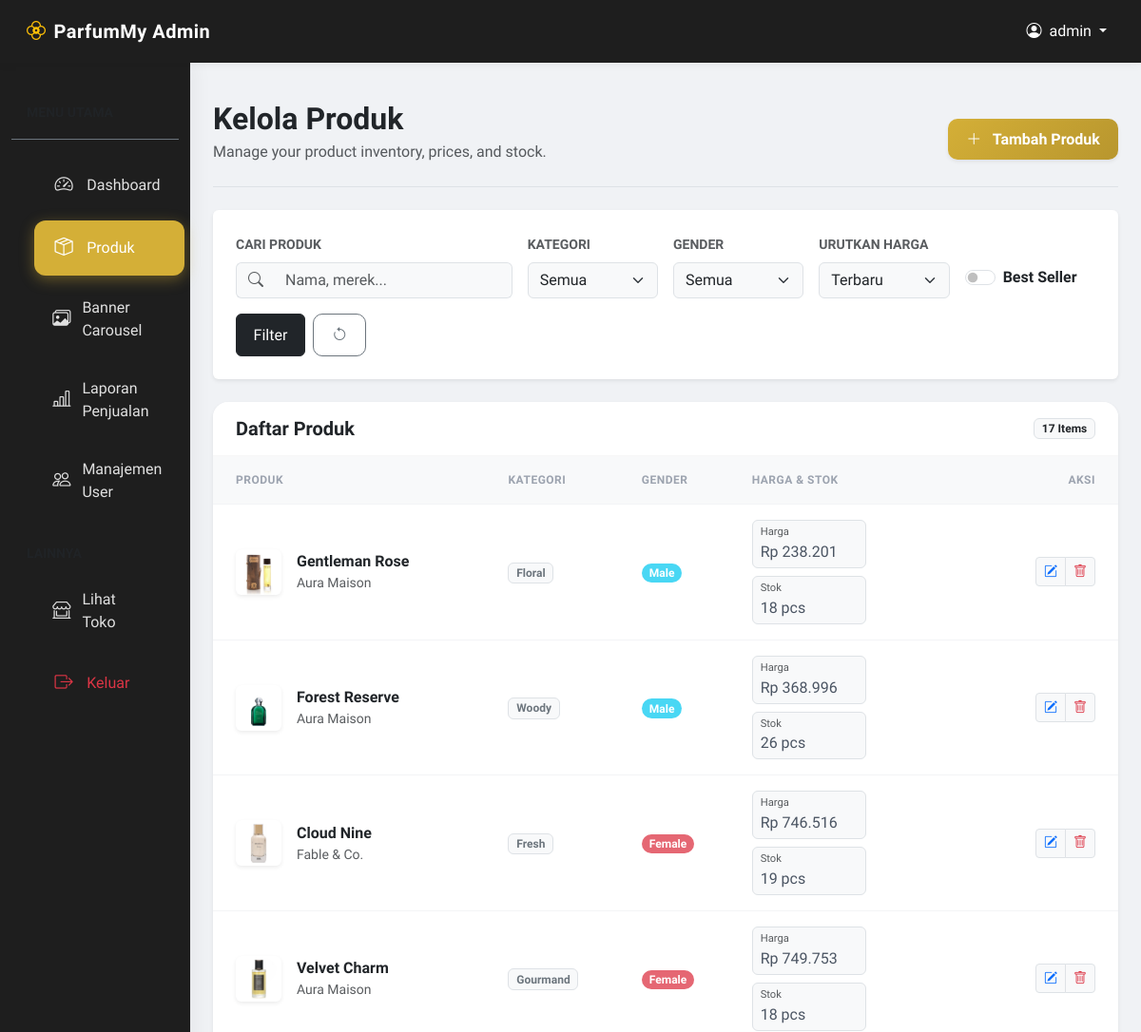
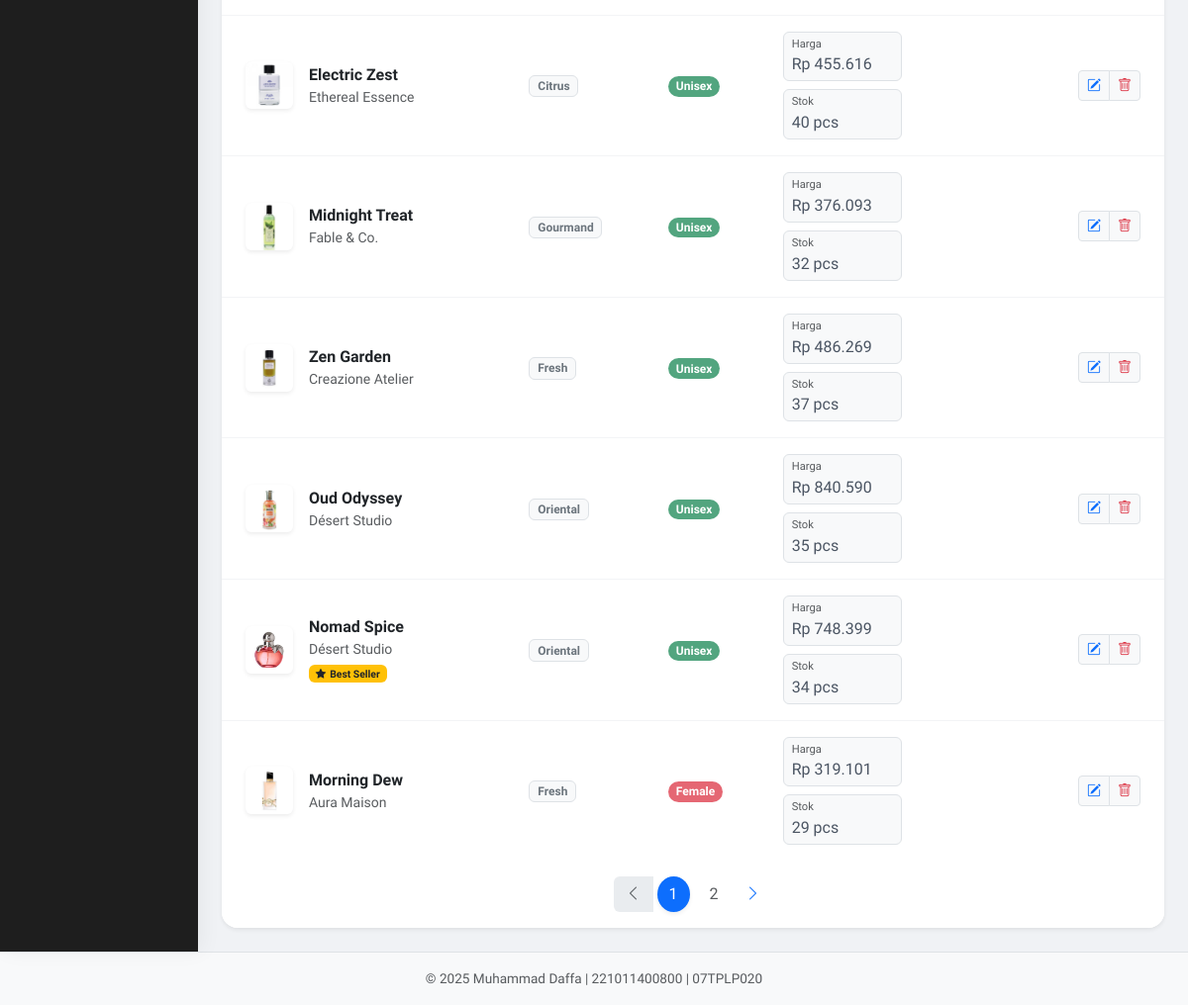
Page /admin/products.php (signed in) on the committed database (2 pictures, top to bottom).
### tables this page shows
CREATE TABLE `parfums` (
  `id` int(11) NOT NULL,
  `nama` varchar(255) NOT NULL,
  `merek` varchar(100) NOT NULL,
  `kategori` varchar(100) DEFAULT NULL,
  `gender` enum('Male','Female','Unisex') NOT NULL,
  `ukuran` int(11) NOT NULL,
  `harga` int(11) NOT NULL,
  `stok` int(11) NOT NULL,
  `deskripsi` text DEFAULT NULL,
  `image_path` varchar(255) DEFAULT NULL,
  `is_best_seller` tinyint(1) NOT NULL DEFAULT 0
);

### admin/products.php (the view, shortened to what the rows shown need)
<?php
require_once '../models/ParfumManager.php';
$parfumManager = new ParfumManager();
$pageTitle = "Kelola Produk";
$q        = trim($_GET['q'] ?? '');
$kategori = $_GET['kategori'] ?? '';
$gender   = $_GET['gender'] ?? '';
$best     = isset($_GET['best']) ? '1' : '';
$sort_by  = $_GET['sort_by'] ?? '';
$perPage  = $_GET['per_page'] ?? 10;
$page     = max(1, (int)($_GET['page'] ?? 1));
$totalFiltered = $parfumManager->countWithFilters($q, $kategori, $gender, '', $best);
$limit = ($perPage === 'all') ? $totalFiltered : (int)$perPage;
$parfums = $parfumManager->readPaginated($page, $limit, $q, $kategori, $gender, '', $best, $sort_by);
?>
<!DOCTYPE html>
<html lang="en">
<head>
    <link href="https://cdn.jsdelivr.net/npm/bootstrap@5.3.3/dist/css/bootstrap.min.css" rel="stylesheet">
    <link href="https://cdn.jsdelivr.net/npm/bootstrap-icons@1.11.3/font/bootstrap-icons.css" rel="stylesheet">
    <link rel="stylesheet" href="admin.css">
</head>
<body>
<div class="container-fluid">
    <div class="row">
        <main class="col-md-9 ms-sm-auto col-lg-10 px-md-4 py-4">
            <div class="d-flex justify-content-between flex-wrap flex-md-nowrap align-items-center pt-3 pb-2 mb-4 border-bottom">
                <div>
                    <h1 class="h2 fw-bold text-dark mb-1"><?php echo $pageTitle; ?></h1>
                </div>
            </div>
            <div class="card table-card border-0 shadow-sm">
                <div class="table-responsive">
                    <table class="table table-hover align-middle mb-0">
                        <thead class="table-light">
                            <tr>
                                <th class="ps-4">Produk</th>
                                <th>Kategori</th>
                                <th>Gender</th>
                                <th style="min-width: 200px;">Harga & Stok</th>
                                <th class="text-end pe-4">Aksi</th>
                            </tr>
                        </thead>
                        <tbody>
                            <?php if (empty($parfums)): ?>
                                <tr>
                                    <td colspan="5" class="text-center text-muted py-5">
                                        <div class="py-4">
                                            <i class="bi bi-box-seam display-1 text-light mb-3"></i>
                                            <p class="mb-0">Tidak ada produk yang ditemukan.</p>
                                        </div>
                                    </td>
                                </tr>
                            <?php else: ?>
                                <?php foreach ($parfums as $parfum): ?>
                                    <tr>
                                        <td class="ps-4">
                                            <div class="d-flex align-items-center">
                                                <div class="avatar-md bg-light rounded me-3 d-flex align-items-center justify-content-center shadow-sm" style="width: 48px; height: 48px; flex-shrink: 0;">
                                                    <?php if ($parfum->getImagePath()): ?>
                                                        <img src="../<?php echo htmlspecialchars($parfum->getImagePath()); ?>" alt="" class="rounded" style="width: 100%; height: 100%; object-fit: cover;">
                                                    <?php else: ?>
                                                        <i class="bi bi-image text-muted"></i>
                                                    <?php endif; ?>
                                                </div>
                                                <div>
                                                    <div class="fw-bold text-dark"><?php echo htmlspecialchars($parfum->getNama()); ?></div>
                                                    <div class="small text-muted"><?php echo htmlspecialchars($parfum->getMerek()); ?></div>
                                                    <?php if ($parfum->getIsBestSeller()): ?>
                                                        <span class="badge bg-warning text-dark mt-1" style="font-size: 0.65rem;"><i class="bi bi-star-fill me-1"></i>Best Seller</span>
                                                    <?php endif; ?>
                                                </div>
                                            </div>
                                        </td>
                                        <td>
                                            <span class="badge bg-light text-secondary border"><?php echo htmlspecialchars($parfum->getKategori() ?: '-'); ?></span>
                                        </td>
                                        <td>
                                            <?php
                                                $g = $parfum->getGender();
                                                $badgeClass = 'bg-secondary';
                                                if($g == 'Male') $badgeClass = 'bg-info';
                                                elseif($g == 'Female') $badgeClass = 'bg-danger';
                                                elseif($g == 'Unisex') $badgeClass = 'bg-success';
                                            ?>
                                            <span class="badge <?php echo $badgeClass; ?> bg-opacity-75 rounded-pill px-2"><?php echo htmlspecialchars($g); ?></span>
                                        </td>
                                        <td>
                                            <form action="process_product.php" method="POST" class="quick-update-form d-flex align-items-center gap-2">
                                                <div class="d-flex flex-column gap-2">
                                                    <div class="price-display-wrapper">
                                                        <div class="price-display px-2 py-1 bg-light rounded border" style="min-width: 120px; cursor: pointer;" title="Klik untuk edit">
                                                            <small class="text-muted d-block" style="font-size: 0.7rem;">Harga</small>
                                                            <div class="fw-medium">Rp <?php echo number_format($parfum->getHarga(), 0, ',', '.'); ?></div>
                                                        </div>
                                                    </div>
                                                    <div class="stock-display-wrapper">
                                                        <div class="stock-display px-2 py-1 bg-light rounded border" style="min-width: 120px; cursor: pointer;" title="Klik untuk edit">
                                                            <small class="text-muted d-block" style="font-size: 0.7rem;">Stok</small>
                                                            <div class="fw-medium"><?php echo number_format($parfum->getStok(), 0, ',', '.'); ?> pcs</div>
                                                        </div>
                                                    </div>
                                                </div>
                                            </form>
                                        </td>
                                        <td class="text-end pe-4">
                                            <div class="btn-group">
                                                <a href="product_form.php?id=<?php echo $parfum->getId(); ?>" class="btn btn-sm btn-light text-primary border hover-shadow" title="Edit">
                                                    <i class="bi bi-pencil-square"></i>
                                                </a>
                                                <button type="button" class="btn btn-sm btn-light text-danger border hover-shadow" title="Hapus" data-bs-toggle="modal" data-bs-target="#deleteModal" data-delete-id="<?php echo $parfum->getId(); ?>" data-delete-name="<?php echo htmlspecialchars($parfum->getNama()); ?>">
                                                    <i class="bi bi-trash"></i>
                                                </button>
                                            </div>
                                        </td>
                                    </tr>
                                <?php endforeach; ?>
                            <?php endif; ?>
                        </tbody>
                    </table>
                </div>
            </div>
        </main>
    </div>
</div>
</body>
</html>

### rows in the picture
parfums: image_path (picture), nama "Gentleman Rose", merek "Aura Maison", kategori "Floral", gender "Male", harga "238.201", stok "18"
parfums: image_path (picture), nama "Forest Reserve", merek "Aura Maison", kategori "Woody", gender "Male", harga "368.996", stok "26"
parfums: image_path (picture), nama "Cloud Nine", merek "Fable & Co.", kategori "Fresh", gender "Female", harga "746.516", stok "19"
parfums: image_path (picture), nama "Velvet Charm", merek "Aura Maison", kategori "Gourmand", gender "Female", harga "749.753", stok "18"
parfums: image_path (picture), nama "Electric Zest", merek "Ethereal Essence", kategori "Citrus", gender "Unisex", harga "455.616", stok "40"
parfums: image_path (picture), nama "Midnight Treat", merek "Fable & Co.", kategori "Gourmand", gender "Unisex", harga "376.093", stok "32"
parfums: image_path (picture), nama "Zen Garden", merek "Creazione Atelier", kategori "Fresh", gender "Unisex", harga "486.269", stok "37"
parfums: image_path (picture), nama "Oud Odyssey", merek "Désert Studio", kategori "Oriental", gender "Unisex", harga "840.590", stok "35"
parfums: image_path (picture), nama "Nomad Spice", merek "Désert Studio", is_best_seller 1 (drawn), kategori "Oriental", gender "Unisex", harga "748.399", stok "34"
parfums: image_path (picture), nama "Morning Dew", merek "Aura Maison", kategori "Fresh", gender "Female", harga "319.101", stok "29"

### other values in the picture
$_SESSION['username'] "admin"
$pageTitle "Kelola Produk"
$totalFiltered "17"
